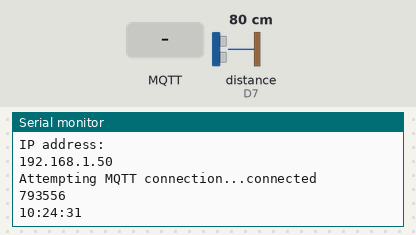
Bench run of a sketch on a simulated ESP8266 (NodeMCU). On the bench: the last lines printed to the serial monitor. Wiring (inferred from the names in the program): ultrasonic range finder: trigger D6; echo D7. The test bench sets the inputs (shaded band); at power-on: distance to the obstacle (sensor on D7) 80 cm. The echo pulse lasts 58.3 µs per cm; WiFi joins after 1.5 s; servers stay silent unless stated; network time is answered at once with the bench clock; the local clock reads 2024-03-15 10:24:30 at power-on unless the sketch sets it; random numbers use the default seed unless the sketch sets one; no MQTT or app messages arrive unless stated.

Above: at 2.7 s.
2.8 s: MQTT message "1" arrives on the first subscribed topic
5.1 s: MQTT message "on" arrives on the first subscribed topic
7.1 s: MQTT message "off" arrives on the first subscribed topic
9.1 s: distance to the obstacle (sensor on D7) set to 2 cm
At 10.4 s:
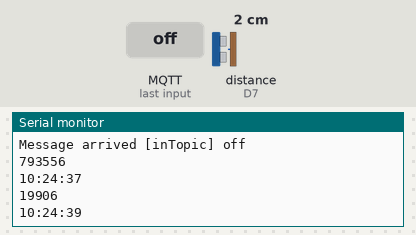
10.6 s: distance to the obstacle (sensor on D7) set to 4 cm
At 12.0 s:
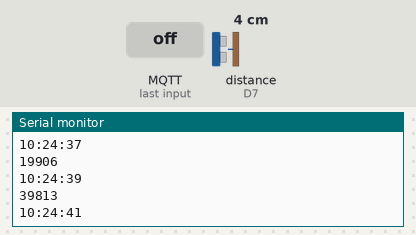
Timing chart, 0 to 13.1 s (numbered marks = the images above; inputs shaded):
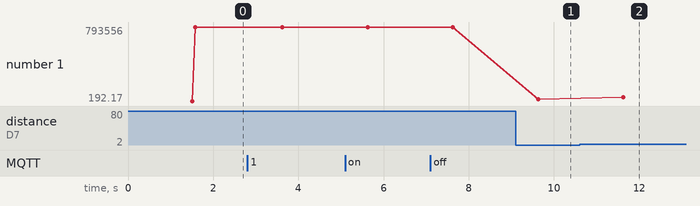

Measured:
- after the input at 9.1 s, the serial monitor: prints a new line after 0.53 s (image 1)
- after the input at 10.6 s, the serial monitor: prints a new line after 1.0 s (image 2)
- plotted number 1: 793556 → 19906 after the input at 9.1 s, 19906 → 39813 after the input at 10.6 s

The sketch:

main.ino
```cpp
#include <ESP8266WiFi.h>
#include <PubSubClient.h>
#include <NTPClient.h>
#include <WiFiUdp.h>

#define echoPin D7 // Echo Pin
#define trigPin D6 // Trigger Pin


const char* ssid = "Alice";
const char* password = "13282924";
const char* mqtt_server = "iot.eclipse.org";

WiFiClient espClient;
PubSubClient client(espClient);

WiFiUDP ntpUDP;
NTPClient timeClient(ntpUDP);
long duration, distance; // Duration used to calculate distance
void setup_wifi() {

  delay(10);
  // We start by connecting to a WiFi network
  Serial.println();
  Serial.print("Connecting to ");
  Serial.println(ssid);

  WiFi.begin(ssid, password);

  while (WiFi.status() != WL_CONNECTED) {
    delay(500);
    Serial.print(".");
  }

  randomSeed(micros());

  Serial.println("");
  Serial.println("WiFi connected");
  Serial.println("IP address: ");
  Serial.println(WiFi.localIP());
}

void callback(char* topic, byte* payload, unsigned int length) {
  Serial.print("Message arrived [");
  Serial.print(topic);
  Serial.print("] ");
  for (int i = 0; i < length; i++) {
    Serial.print((char)payload[i]);
  }
  Serial.println();

  // Switch on the LED if an 1 was received as first character
  if ((char)payload[0] == '1') {
    digitalWrite(BUILTIN_LED, LOW);   // Turn the LED on (Note that LOW is the voltage level
    // but actually the LED is on; this is because
    // it is acive low on the ESP-01)
  } else {
    digitalWrite(BUILTIN_LED, HIGH);  // Turn the LED off by making the voltage HIGH
  }

}

void reconnect() {
  // Loop until we're reconnected
  while (!client.connected()) {
    Serial.print("Attempting MQTT connection...");
    // Create a random client ID
    String clientId = "ESP8266Client-";
    clientId += String(random(0xffff), HEX);
    // Attempt to connect
    if (client.connect(clientId.c_str())) {
      Serial.println("connected");
      // Once connected, publish an announcement...
      client.publish("outTopic", "hello world");
      // ... and resubscribe
      client.subscribe("inTopic");
    } else {
      Serial.print("failed, rc=");
      Serial.print(client.state());
      Serial.println(" try again in 5 seconds");
      // Wait 5 seconds before retrying
      delay(5000);
    }
  }
}

void setup()
{
Serial.begin (9600);
pinMode(trigPin, OUTPUT);
pinMode(echoPin, INPUT);
setup_wifi();
client.setServer(mqtt_server, 1883);
client.setCallback(callback);
timeClient.begin();
}

void loop()
{
  char buffer[20];
  if (!client.connected()) {
    reconnect();
  }
  client.loop();

/* The following trigPin/echoPin cycle is used to determine the
distance of the nearest object by bouncing soundwaves off of it. */
digitalWrite(trigPin, LOW);
delayMicroseconds(2);
digitalWrite(trigPin, HIGH);
delayMicroseconds(10);
digitalWrite(trigPin, LOW);
duration = pulseIn(echoPin, HIGH);
//Calculate the distance (in cm) based on the speed of sound.
distance = (duration*340.29)/2;
Serial.println(distance);
sprintf(buffer, "%d", distance);
timeClient.update();

Serial.println(timeClient.getFormattedTime());
client.publish("udesc/l01", buffer);
//Delay 50ms before next reading.
delay(2000);
}
```
